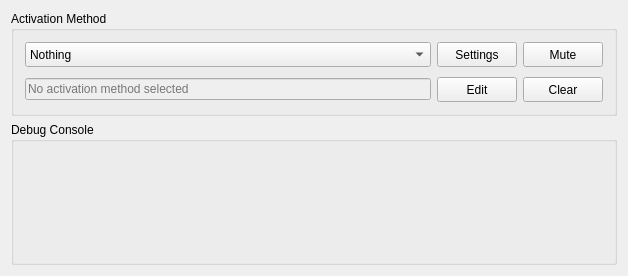
<?xml version="1.0" encoding="UTF-8"?>
<ui version="4.0">
 <class>MainWindowDialog</class>
 <widget class="QMainWindow" name="MainWindowDialog">
  <property name="geometry">
   <rect>
    <x>0</x>
    <y>0</y>
    <width>628</width>
    <height>276</height>
   </rect>
  </property>
  <property name="minimumSize">
   <size>
    <width>512</width>
    <height>230</height>
   </size>
  </property>
  <property name="windowTitle">
   <string>Cursor Locker</string>
  </property>
  <property name="iconSize">
   <size>
    <width>0</width>
    <height>0</height>
   </size>
  </property>
  <widget class="QWidget" name="gdMain">
   <layout class="QVBoxLayout" name="verticalLayout_2" stretch="0,1">
    <item>
     <widget class="QGroupBox" name="vlActivation">
      <property name="title">
       <string>Activation Method</string>
      </property>
      <layout class="QVBoxLayout" name="verticalLayout">
       <property name="spacing">
        <number>10</number>
       </property>
       <property name="sizeConstraint">
        <enum>QLayout::SetMinimumSize</enum>
       </property>
       <item>
        <layout class="QHBoxLayout" name="hlActivationMethod" stretch="5,0,0">
         <property name="topMargin">
          <number>0</number>
         </property>
         <property name="bottomMargin">
          <number>0</number>
         </property>
         <item>
          <widget class="QComboBox" name="cbxActivationMethod">
           <property name="minimumSize">
            <size>
             <width>0</width>
             <height>25</height>
            </size>
           </property>
           <item>
            <property name="text">
             <string>Nothing</string>
            </property>
           </item>
           <item>
            <property name="text">
             <string>Hotkey</string>
            </property>
           </item>
           <item>
            <property name="text">
             <string>Process Running</string>
            </property>
           </item>
           <item>
            <property name="text">
             <string>Foreground Window Title</string>
            </property>
           </item>
          </widget>
         </item>
         <item>
          <widget class="QPushButton" name="btnSettings">
           <property name="minimumSize">
            <size>
             <width>0</width>
             <height>25</height>
            </size>
           </property>
           <property name="text">
            <string>Settings</string>
           </property>
          </widget>
         </item>
         <item>
          <widget class="QPushButton" name="btnMuteSoundEffects">
           <property name="minimumSize">
            <size>
             <width>0</width>
             <height>25</height>
            </size>
           </property>
           <property name="text">
            <string>Mute</string>
           </property>
          </widget>
         </item>
        </layout>
       </item>
       <item>
        <layout class="QHBoxLayout" name="hlActivationParameter" stretch="0,0,0">
         <property name="topMargin">
          <number>0</number>
         </property>
         <property name="bottomMargin">
          <number>0</number>
         </property>
         <item>
          <widget class="QLineEdit" name="linActivationParameter">
           <property name="enabled">
            <bool>false</bool>
           </property>
           <property name="placeholderText">
            <string>No activation method selected</string>
           </property>
          </widget>
         </item>
         <item>
          <widget class="QPushButton" name="btnEditActivationParameter">
           <property name="minimumSize">
            <size>
             <width>0</width>
             <height>25</height>
            </size>
           </property>
           <property name="text">
            <string>Edit</string>
           </property>
          </widget>
         </item>
         <item>
          <widget class="QPushButton" name="btnClearActivationParameter">
           <property name="minimumSize">
            <size>
             <width>0</width>
             <height>25</height>
            </size>
           </property>
           <property name="text">
            <string>Clear</string>
           </property>
          </widget>
         </item>
        </layout>
       </item>
      </layout>
     </widget>
    </item>
    <item>
     <widget class="QGroupBox" name="grpDebugConsole">
      <property name="title">
       <string>Debug Console</string>
      </property>
     </widget>
    </item>
   </layout>
  </widget>
 </widget>
 <layoutdefault spacing="6" margin="11"/>
 <resources/>
 <connections/>
</ui>
